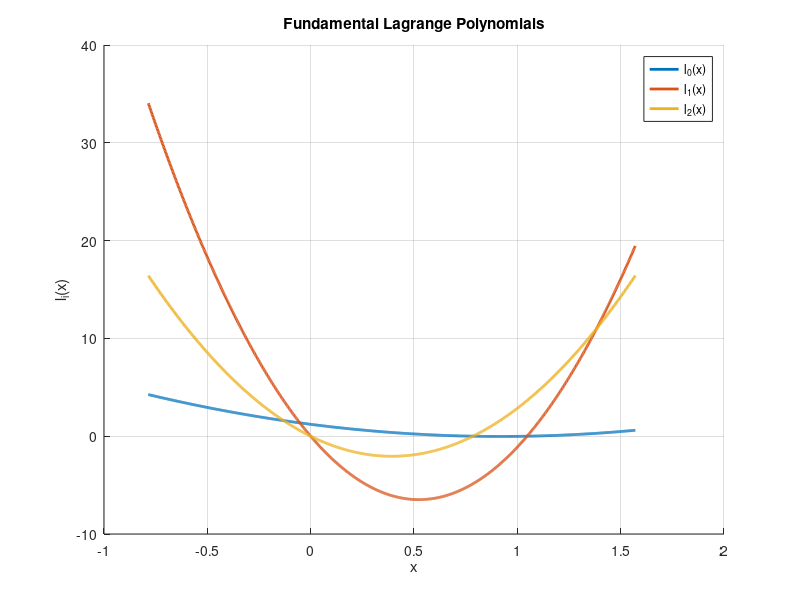

Source code (MATLAB): (Note: this script raises an error after producing the figure.)
% Define the function
f = @(x) cos(x);

% Given nodes
x_nodes = [0, pi/4, pi/3];
y_nodes = f(x_nodes);

% Interval for plotting
x_interval = linspace(-pi/4, pi/2, 1000);

% Task 1: Plot the fundamental Lagrange polynomials
figure;
hold on;
for i = 1:length(x_nodes)
    % Compute the fundamental polynomial l_i(x)
    l_i = @(x) prod((x - x_nodes([1:i-1, i+1:end])) ./ prod(x_nodes(i) - x_nodes([1:i-1, i+1:end])));
    % Plot l_i(x)
    plot(x_interval, arrayfun(l_i, x_interval), 'LineWidth', 2, 'DisplayName', sprintf('l_%d(x)', i-1));
end
xlabel('x');
ylabel('l_i(x)');
title('Fundamental Lagrange Polynomials');
legend show;
grid on;
hold off;

% Task 2: Compute the value of the Lagrange interpolation polynomial at x = pi/6
x_interp = pi/6;

% Classical formula
L_classical = 0;
for i = 1:length(x_nodes)
    l_i = prod((x_interp - x_nodes([1:i-1, i+1:end])) ./ prod(x_nodes(i) - x_nodes([1:i-1, i+1:end])));
    L_classical = L_classical + l_i * y_nodes(i);
end

% Barycentric formula
w = zeros(1, length(x_nodes));
for j = 1:length(x_nodes)
    w(j) = 1 / prod(x_nodes(j) - x_nodes([1:j-1, j+1:end]));
end
L_barycentric = sum(w .* y_nodes ./ (x_interp - x_nodes)) / sum(w ./ (x_interp - x_nodes));

fprintf('Classical Formula: L(pi/6) = %.6f\n', L_classical);
fprintf('Barycentric Formula: L(pi/6) = %.6f\n', L_barycentric);

% Task 3: Plot the function and the Lagrange interpolation polynomial
y_interp = zeros(size(x_interval));
for k = 1:length(x_interval)
    y_interp(k) = lagrange_interpolation(x_nodes, y_nodes, x_interval(k));
end

figure;
plot(x_interval, f(x_interval), 'b-', 'LineWidth', 2); % Original function
hold on;
plot(x_interval, y_interp, 'r--', 'LineWidth', 2); % Lagrange interpolation
plot(x_nodes, y_nodes, 'ko', 'MarkerFaceColor', 'k'); % Interpolation nodes
xlabel('x');
ylabel('f(x)');
title('Function f(x) and Lagrange Interpolation Polynomial');
legend('f(x)', 'Lagrange Interpolation', 'Interpolation Nodes');
grid on;
hold off;

% Task 4: Two other sets of nodes
% Set 1: Equally spaced nodes
x_nodes_set1 = linspace(-pi/4, pi/2, 4);
y_nodes_set1 = f(x_nodes_set1);

% Set 2: Chebyshev nodes
n = 3; % Number of nodes
x_nodes_set2 = ((pi/2 + pi/4)/2 + (pi/2 - (-pi/4))/2 * cos((2*(0:n-1) + 1) * pi / (2*n)));
y_nodes_set2 = f(x_nodes_set2);

% Plot for Set 1
y_interp_set1 = zeros(size(x_interval));
for k = 1:length(x_interval)
    y_interp_set1(k) = lagrange_interpolation(x_nodes_set1, y_nodes_set1, x_interval(k));
end

figure;
plot(x_interval, f(x_interval), 'b-', 'LineWidth', 2); % Original function
hold on;
plot(x_interval, y_interp_set1, 'r--', 'LineWidth', 2); % Lagrange interpolation
plot(x_nodes_set1, y_nodes_set1, 'ko', 'MarkerFaceColor', 'k'); % Interpolation nodes
xlabel('x');
ylabel('f(x)');
title('Function f(x) and Lagrange Interpolation (Set 1: Equally Spaced)');
legend('f(x)', 'Lagrange Interpolation', 'Interpolation Nodes');
grid on;
hold off;

% Plot for Set 2
y_interp_set2 = zeros(size(x_interval));
for k = 1:length(x_interval)
    y_interp_set2(k) = lagrange_interpolation(x_nodes_set2, y_nodes_set2, x_interval(k));
end

figure;
plot(x_interval, f(x_interval), 'b-', 'LineWidth', 2); % Original function
hold on;
plot(x_interval, y_interp_set2, 'r--', 'LineWidth', 2); % Lagrange interpolation
plot(x_nodes_set2, y_nodes_set2, 'ko', 'MarkerFaceColor', 'k'); % Interpolation nodes
xlabel('x');
ylabel('f(x)');
title('Function f(x) and Lagrange Interpolation (Set 2: Chebyshev)');
legend('f(x)', 'Lagrange Interpolation', 'Interpolation Nodes');
grid on;
hold off;

% Lagrange interpolation function
function y_interp = lagrange_interpolation(x, y, x_interp)
    n = length(x);
    y_interp = 0;
    for i = 1:n
        L = 1;
        for j = 1:n
            if j ~= i
                L = L * (x_interp - x(j)) / (x(i) - x(j));
            end
        end
        y_interp = y_interp + y(i) * L;
    end
end
